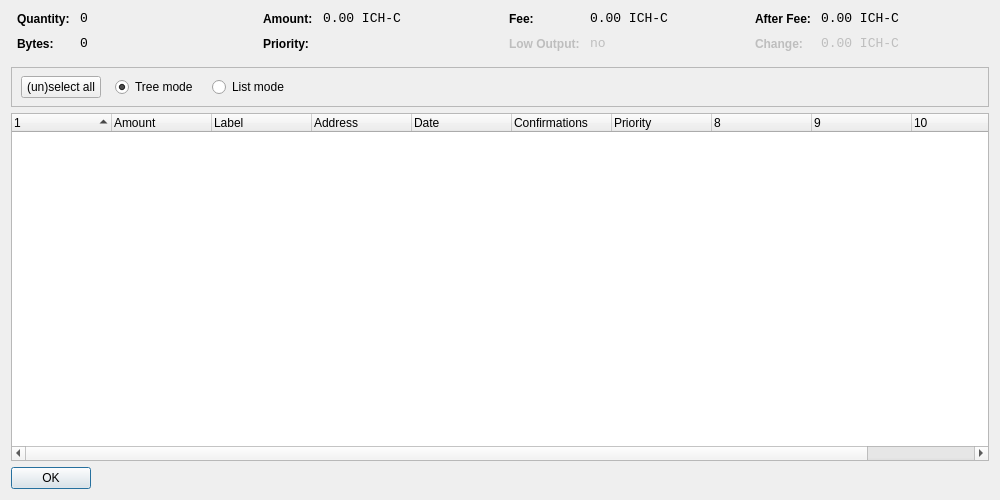
<?xml version="1.0" encoding="UTF-8"?>
<ui version="4.0">
 <class>CoinControlDialog</class>
 <widget class="QDialog" name="CoinControlDialog">
  <property name="geometry">
   <rect>
    <x>0</x>
    <y>0</y>
    <width>1000</width>
    <height>500</height>
   </rect>
  </property>
  <property name="windowTitle">
   <string>Coin Control</string>
  </property>
  <layout class="QVBoxLayout" name="verticalLayout">
   <item>
    <layout class="QHBoxLayout" name="horizontalLayoutTop" stretch="0,0,0,0">
     <property name="topMargin">
      <number>0</number>
     </property>
     <property name="bottomMargin">
      <number>10</number>
     </property>
     <item>
      <layout class="QFormLayout" name="formLayoutCoinControl1">
       <property name="horizontalSpacing">
        <number>10</number>
       </property>
       <property name="verticalSpacing">
        <number>10</number>
       </property>
       <property name="leftMargin">
        <number>6</number>
       </property>
       <property name="rightMargin">
        <number>6</number>
       </property>
       <item row="0" column="0">
        <widget class="QLabel" name="labelCoinControlQuantityText">
         <property name="styleSheet">
          <string notr="true">font-weight:bold;</string>
         </property>
         <property name="text">
          <string>Quantity:</string>
         </property>
        </widget>
       </item>
       <item row="0" column="1">
        <widget class="QLabel" name="labelCoinControlQuantity">
         <property name="font">
          <font>
           <family>Monospace</family>
           <pointsize>10</pointsize>
          </font>
         </property>
         <property name="cursor">
          <cursorShape>IBeamCursor</cursorShape>
         </property>
         <property name="contextMenuPolicy">
          <enum>Qt::ActionsContextMenu</enum>
         </property>
         <property name="text">
          <string notr="true">0</string>
         </property>
         <property name="textInteractionFlags">
          <set>Qt::LinksAccessibleByMouse|Qt::TextSelectableByKeyboard|Qt::TextSelectableByMouse</set>
         </property>
        </widget>
       </item>
       <item row="1" column="0">
        <widget class="QLabel" name="labelCoinControlBytesText">
         <property name="styleSheet">
          <string notr="true">font-weight:bold;</string>
         </property>
         <property name="text">
          <string>Bytes:</string>
         </property>
        </widget>
       </item>
       <item row="1" column="1">
        <widget class="QLabel" name="labelCoinControlBytes">
         <property name="font">
          <font>
           <family>Monospace</family>
           <pointsize>10</pointsize>
          </font>
         </property>
         <property name="cursor">
          <cursorShape>IBeamCursor</cursorShape>
         </property>
         <property name="contextMenuPolicy">
          <enum>Qt::ActionsContextMenu</enum>
         </property>
         <property name="text">
          <string notr="true">0</string>
         </property>
         <property name="textInteractionFlags">
          <set>Qt::LinksAccessibleByMouse|Qt::TextSelectableByKeyboard|Qt::TextSelectableByMouse</set>
         </property>
        </widget>
       </item>
      </layout>
     </item>
     <item>
      <layout class="QFormLayout" name="formLayoutCoinControl2">
       <property name="horizontalSpacing">
        <number>10</number>
       </property>
       <property name="verticalSpacing">
        <number>10</number>
       </property>
       <property name="leftMargin">
        <number>6</number>
       </property>
       <property name="rightMargin">
        <number>6</number>
       </property>
       <item row="0" column="0">
        <widget class="QLabel" name="labelCoinControlAmountText">
         <property name="styleSheet">
          <string notr="true">font-weight:bold;</string>
         </property>
         <property name="text">
          <string>Amount:</string>
         </property>
        </widget>
       </item>
       <item row="0" column="1">
        <widget class="QLabel" name="labelCoinControlAmount">
         <property name="font">
          <font>
           <family>Monospace</family>
           <pointsize>10</pointsize>
          </font>
         </property>
         <property name="cursor">
          <cursorShape>IBeamCursor</cursorShape>
         </property>
         <property name="contextMenuPolicy">
          <enum>Qt::ActionsContextMenu</enum>
         </property>
         <property name="text">
          <string notr="true">0.00 ICH-C</string>
         </property>
         <property name="textInteractionFlags">
          <set>Qt::LinksAccessibleByMouse|Qt::TextSelectableByKeyboard|Qt::TextSelectableByMouse</set>
         </property>
        </widget>
       </item>
       <item row="1" column="0">
        <widget class="QLabel" name="labelCoinControlPriorityText">
         <property name="styleSheet">
          <string notr="true">font-weight:bold;</string>
         </property>
         <property name="text">
          <string>Priority:</string>
         </property>
        </widget>
       </item>
       <item row="1" column="1">
        <widget class="QLabel" name="labelCoinControlPriority">
         <property name="font">
          <font>
           <family>Monospace</family>
           <pointsize>10</pointsize>
          </font>
         </property>
         <property name="cursor">
          <cursorShape>IBeamCursor</cursorShape>
         </property>
         <property name="contextMenuPolicy">
          <enum>Qt::ActionsContextMenu</enum>
         </property>
         <property name="text">
          <string/>
         </property>
         <property name="textInteractionFlags">
          <set>Qt::LinksAccessibleByMouse|Qt::TextSelectableByKeyboard|Qt::TextSelectableByMouse</set>
         </property>
        </widget>
       </item>
      </layout>
     </item>
     <item>
      <layout class="QFormLayout" name="formLayoutCoinControl3">
       <property name="horizontalSpacing">
        <number>10</number>
       </property>
       <property name="verticalSpacing">
        <number>10</number>
       </property>
       <property name="leftMargin">
        <number>6</number>
       </property>
       <property name="rightMargin">
        <number>6</number>
       </property>
       <item row="0" column="0">
        <widget class="QLabel" name="labelCoinControlFeeText">
         <property name="styleSheet">
          <string notr="true">font-weight:bold;</string>
         </property>
         <property name="text">
          <string>Fee:</string>
         </property>
        </widget>
       </item>
       <item row="0" column="1">
        <widget class="QLabel" name="labelCoinControlFee">
         <property name="font">
          <font>
           <family>Monospace</family>
           <pointsize>10</pointsize>
          </font>
         </property>
         <property name="cursor">
          <cursorShape>IBeamCursor</cursorShape>
         </property>
         <property name="contextMenuPolicy">
          <enum>Qt::ActionsContextMenu</enum>
         </property>
         <property name="text">
          <string notr="true">0.00 ICH-C</string>
         </property>
         <property name="textInteractionFlags">
          <set>Qt::LinksAccessibleByMouse|Qt::TextSelectableByKeyboard|Qt::TextSelectableByMouse</set>
         </property>
        </widget>
       </item>
       <item row="1" column="0">
        <widget class="QLabel" name="labelCoinControlLowOutputText">
         <property name="enabled">
          <bool>false</bool>
         </property>
         <property name="styleSheet">
          <string notr="true">font-weight:bold;</string>
         </property>
         <property name="text">
          <string>Low Output:</string>
         </property>
        </widget>
       </item>
       <item row="1" column="1">
        <widget class="QLabel" name="labelCoinControlLowOutput">
         <property name="enabled">
          <bool>false</bool>
         </property>
         <property name="font">
          <font>
           <family>Monospace</family>
           <pointsize>10</pointsize>
          </font>
         </property>
         <property name="cursor">
          <cursorShape>IBeamCursor</cursorShape>
         </property>
         <property name="contextMenuPolicy">
          <enum>Qt::ActionsContextMenu</enum>
         </property>
         <property name="text">
          <string notr="true">no</string>
         </property>
         <property name="textInteractionFlags">
          <set>Qt::LinksAccessibleByMouse|Qt::TextSelectableByKeyboard|Qt::TextSelectableByMouse</set>
         </property>
        </widget>
       </item>
      </layout>
     </item>
     <item>
      <layout class="QFormLayout" name="formLayoutCoinControl4">
       <property name="horizontalSpacing">
        <number>10</number>
       </property>
       <property name="verticalSpacing">
        <number>10</number>
       </property>
       <property name="leftMargin">
        <number>6</number>
       </property>
       <property name="rightMargin">
        <number>6</number>
       </property>
       <item row="0" column="0">
        <widget class="QLabel" name="labelCoinControlAfterFeeText">
         <property name="styleSheet">
          <string notr="true">font-weight:bold;</string>
         </property>
         <property name="text">
          <string>After Fee:</string>
         </property>
        </widget>
       </item>
       <item row="0" column="1">
        <widget class="QLabel" name="labelCoinControlAfterFee">
         <property name="font">
          <font>
           <family>Monospace</family>
           <pointsize>10</pointsize>
          </font>
         </property>
         <property name="cursor">
          <cursorShape>IBeamCursor</cursorShape>
         </property>
         <property name="contextMenuPolicy">
          <enum>Qt::ActionsContextMenu</enum>
         </property>
         <property name="text">
          <string notr="true">0.00 ICH-C</string>
         </property>
         <property name="textInteractionFlags">
          <set>Qt::LinksAccessibleByMouse|Qt::TextSelectableByKeyboard|Qt::TextSelectableByMouse</set>
         </property>
        </widget>
       </item>
       <item row="1" column="0">
        <widget class="QLabel" name="labelCoinControlChangeText">
         <property name="enabled">
          <bool>false</bool>
         </property>
         <property name="styleSheet">
          <string notr="true">font-weight:bold;</string>
         </property>
         <property name="text">
          <string>Change:</string>
         </property>
        </widget>
       </item>
       <item row="1" column="1">
        <widget class="QLabel" name="labelCoinControlChange">
         <property name="enabled">
          <bool>false</bool>
         </property>
         <property name="font">
          <font>
           <family>Monospace</family>
           <pointsize>10</pointsize>
          </font>
         </property>
         <property name="cursor">
          <cursorShape>IBeamCursor</cursorShape>
         </property>
         <property name="contextMenuPolicy">
          <enum>Qt::ActionsContextMenu</enum>
         </property>
         <property name="text">
          <string notr="true">0.00 ICH-C</string>
         </property>
         <property name="textInteractionFlags">
          <set>Qt::LinksAccessibleByMouse|Qt::TextSelectableByKeyboard|Qt::TextSelectableByMouse</set>
         </property>
        </widget>
       </item>
      </layout>
     </item>
    </layout>
   </item>
   <item>
    <widget class="QFrame" name="frame">
     <property name="minimumSize">
      <size>
       <width>0</width>
       <height>40</height>
      </size>
     </property>
     <property name="frameShape">
      <enum>QFrame::StyledPanel</enum>
     </property>
     <property name="frameShadow">
      <enum>QFrame::Sunken</enum>
     </property>
     <widget class="QWidget" name="horizontalLayoutWidget">
      <property name="geometry">
       <rect>
        <x>10</x>
        <y>0</y>
        <width>781</width>
        <height>41</height>
       </rect>
      </property>
      <layout class="QHBoxLayout" name="horizontalLayoutPanel" stretch="0,0,0,0,0">
       <property name="spacing">
        <number>14</number>
       </property>
       <item>
        <widget class="QPushButton" name="pushButtonSelectAll">
         <property name="sizePolicy">
          <sizepolicy hsizetype="Maximum" vsizetype="Fixed">
           <horstretch>0</horstretch>
           <verstretch>0</verstretch>
          </sizepolicy>
         </property>
         <property name="text">
          <string>(un)select all</string>
         </property>
        </widget>
       </item>
       <item>
        <widget class="QRadioButton" name="radioTreeMode">
         <property name="sizePolicy">
          <sizepolicy hsizetype="Maximum" vsizetype="Fixed">
           <horstretch>0</horstretch>
           <verstretch>0</verstretch>
          </sizepolicy>
         </property>
         <property name="text">
          <string>Tree mode</string>
         </property>
         <property name="checked">
          <bool>true</bool>
         </property>
        </widget>
       </item>
       <item>
        <widget class="QRadioButton" name="radioListMode">
         <property name="sizePolicy">
          <sizepolicy hsizetype="Maximum" vsizetype="Fixed">
           <horstretch>0</horstretch>
           <verstretch>0</verstretch>
          </sizepolicy>
         </property>
         <property name="text">
          <string>List mode</string>
         </property>
        </widget>
       </item>
       <item>
        <spacer name="horizontalSpacer">
         <property name="orientation">
          <enum>Qt::Horizontal</enum>
         </property>
         <property name="sizeHint" stdset="0">
          <size>
           <width>40</width>
           <height>20</height>
          </size>
         </property>
        </spacer>
       </item>
      </layout>
     </widget>
    </widget>
   </item>
   <item>
    <widget class="CoinControlTreeWidget" name="treeWidget">
     <property name="contextMenuPolicy">
      <enum>Qt::CustomContextMenu</enum>
     </property>
     <property name="sortingEnabled">
      <bool>false</bool>
     </property>
     <property name="columnCount">
      <number>11</number>
     </property>
     <attribute name="headerShowSortIndicator" stdset="0">
      <bool>true</bool>
     </attribute>
     <attribute name="headerStretchLastSection">
      <bool>false</bool>
     </attribute>
     <column>
      <property name="text">
       <string/>
      </property>
     </column>
     <column>
      <property name="text">
       <string>Amount</string>
      </property>
     </column>
     <column>
      <property name="text">
       <string>Label</string>
      </property>
     </column>
     <column>
      <property name="text">
       <string>Address</string>
      </property>
     </column>
     <column>
      <property name="text">
       <string>Date</string>
      </property>
     </column>
     <column>
      <property name="text">
       <string>Confirmations</string>
      </property>
      <property name="toolTip">
       <string>Confirmed</string>
      </property>
     </column>
     <column>
      <property name="text">
       <string>Priority</string>
      </property>
     </column>
     <column>
      <property name="text">
       <string/>
      </property>
     </column>
     <column>
      <property name="text">
       <string/>
      </property>
     </column>
     <column>
      <property name="text">
       <string/>
      </property>
     </column>
     <column>
      <property name="text">
       <string/>
      </property>
     </column>
    </widget>
   </item>
   <item>
    <widget class="QDialogButtonBox" name="buttonBox">
     <property name="sizePolicy">
      <sizepolicy hsizetype="Maximum" vsizetype="Fixed">
       <horstretch>0</horstretch>
       <verstretch>0</verstretch>
      </sizepolicy>
     </property>
     <property name="orientation">
      <enum>Qt::Horizontal</enum>
     </property>
     <property name="standardButtons">
      <set>QDialogButtonBox::Ok</set>
     </property>
    </widget>
   </item>
  </layout>
 </widget>
 <customwidgets>
  <customwidget>
   <class>CoinControlTreeWidget</class>
   <extends>QTreeWidget</extends>
   <header>coincontroltreewidget.h</header>
  </customwidget>
 </customwidgets>
 <resources/>
 <connections/>
</ui>
